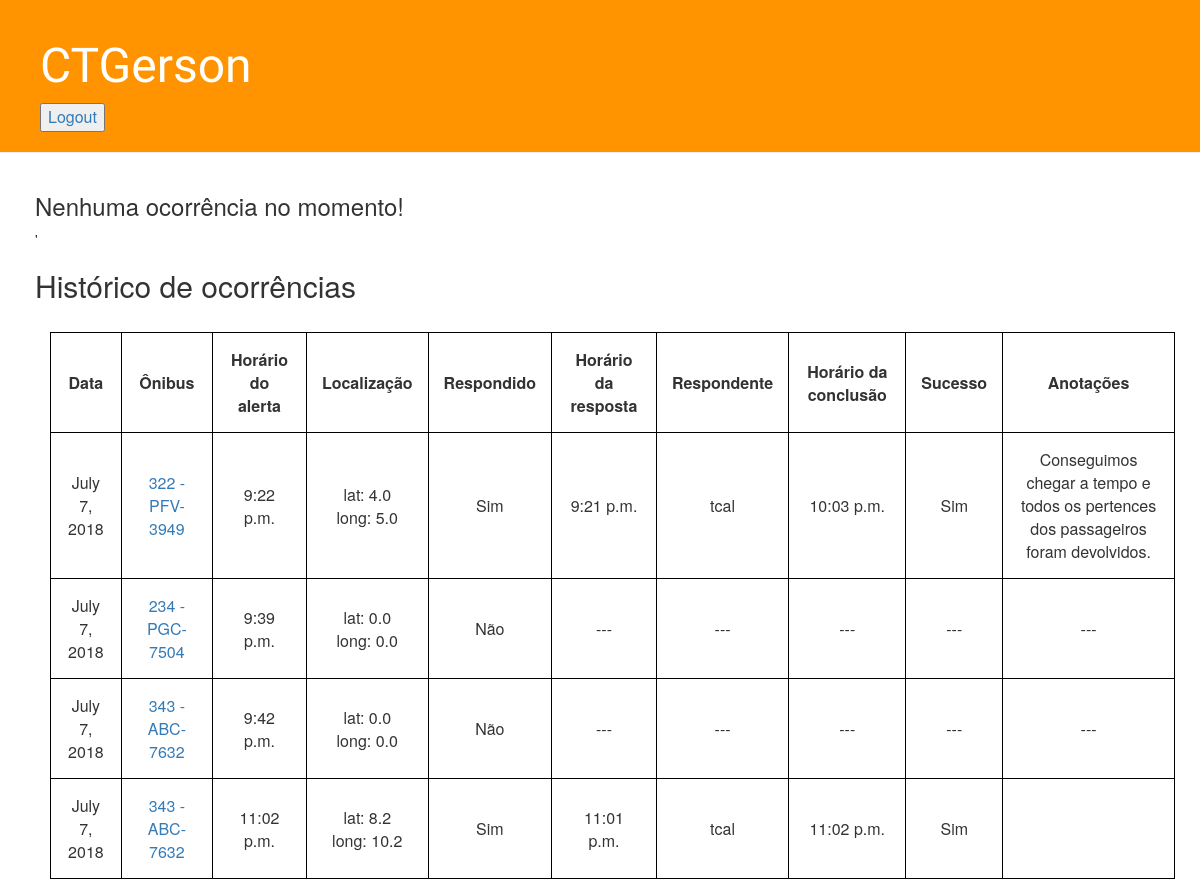
Page /lista_ocorrencias/ (signed in) on the earlier database version.
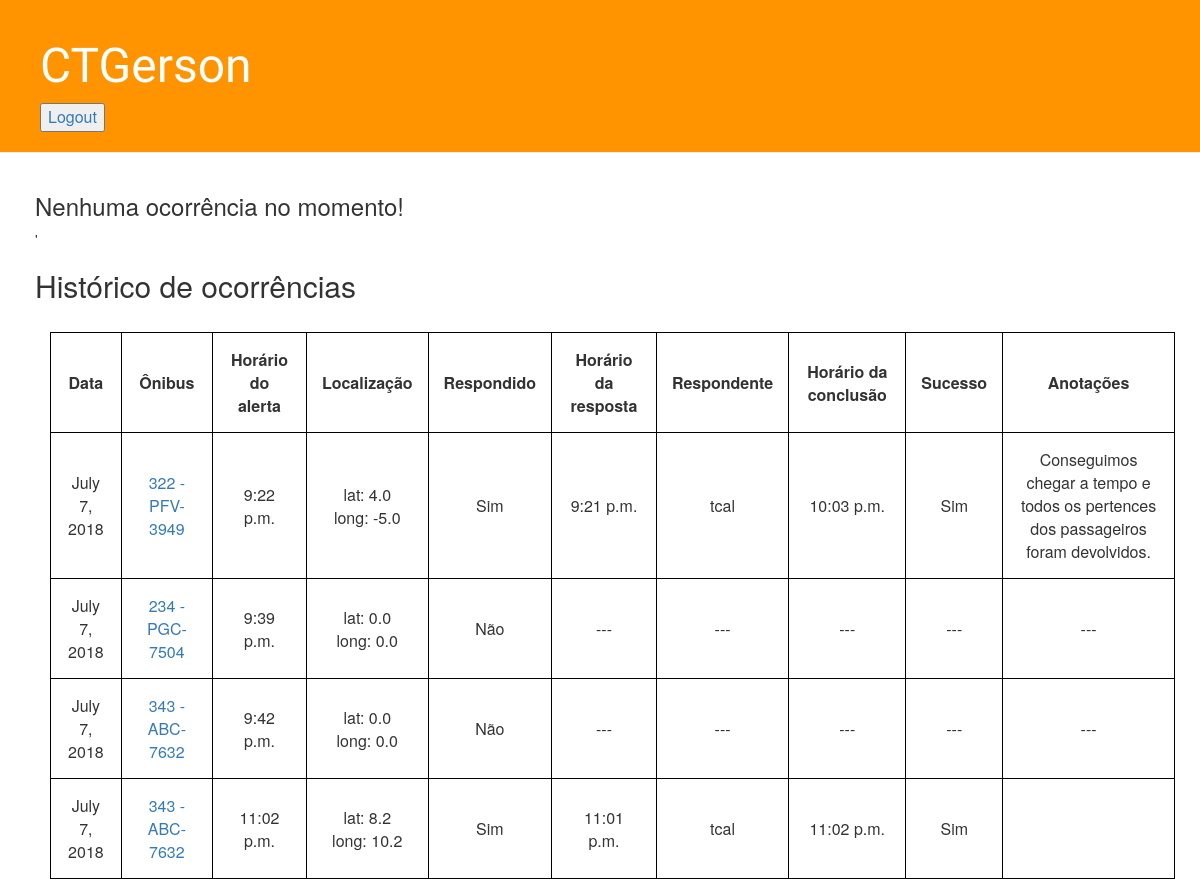
Same page on the later database version.
### CTGerson/models.py (models this page shows, shortened)
class Occurrence(models.Model):
    date = models.DateField(auto_now_add=True)
    bus = models.ForeignKey('CTGerson.Bus', on_delete=models.PROTECT)
    alert_time = models.TimeField(auto_now_add=True)
    latitude = models.FloatField(default=0.0)
    longitude = models.FloatField(default=0.0)
    responded = models.BooleanField(default=False)
    response_time = models.TimeField(default=timezone.localtime)
    responder = models.ForeignKey('auth.User', on_delete=models.PROTECT, default=3)
    finish_time = models.TimeField(default=timezone.localtime)
    successfull = models.BooleanField(default=False)
    notes = models.TextField(blank=True)

class Bus(models.Model):
    plate = models.CharField(max_length=8)
    line_number = models.CharField(max_length=5)
    company = models.CharField(max_length=100)
    class Meta:
        permissions = (("can_see_bus_list", "See bus list"),)

### CTGerson/views.py (the view)
# urls.py: path('lista_ocorrencias/', views.occurrences_list, name='occurrences_list'),
@login_required
def occurrences_list(request):
    admin = request.user.groups.filter(name='Administrators').exists()
    occurrences = Occurrence.objects.all()
    return render(request, 'occurrences_list.html', {'admin': admin, 'occurrences': occurrences})

### CTGerson/templates/occurrences_list.html
{% extends 'base2.html' %}
{% block content %}
    <div class="page-title">
        <h2>Histórico de ocorrências</h2>
        <br />
    </div>
    <div class="page-content">
        {% if occurrences %}
            <table>
                <tr>
                    <th>Data</th>
                    <th>Ônibus</th>
                    <th>Horário do alerta</th>
                    <th>Localização</th>
                    <th>Respondido</th>
                    <th>Horário da resposta</th>
                    <th>Respondente</th>
                    <th>Horário da conclusão</th>
                    <th>Sucesso</th>
                    <th>Anotações</th>
                </tr>
                {% for occurrence in occurrences %}
                    <tr>
                        <td>{{ occurrence.date }}</td>
                        <td><a href="{% url 'bus_detail' pk=occurrence.bus.pk %}">{{ occurrence.bus.line_number }} - {{ occurrence.bus.plate }}</a></td>
                        <td>{{ occurrence.alert_time }}</td>
                        <td>lat: {{ occurrence.latitude }} <br />long: {{ occurrence.longitude }}</td>
                        {% if occurrence.responded %}
                                <td>Sim</td>
                            {% else %}
                                <td>Não</td>
                            {% endif %}
                        {% if occurrence.responded %}
                            <td>{{ occurrence.response_time }}</td>
                            <td>{{ occurrence.responder.username }}</td>
                            <td>{{ occurrence.finish_time }}</td>
                            {% if occurrence.successfull %}
                                <td>Sim</td>
                            {% else %}
                                <td>Não</td>
                            {% endif %}
                            <td>{{ occurrence.notes }}</td>
                        {% else %}
                            <td>---</td>
                            <td>---</td>
                            <td>---</td>
                            <td>---</td>
                            <td>---</td>
                        {% endif %}
                    </tr>
                {% endfor %}
            </table>
        {% else %}
            <p>Nenhuma ocorrência encontrada</p>
        {% endif %}
    </div>
{% endblock content %}

### CTGerson/templates/base2.html (shortened to what this page needs)
{% extends "base.html" %}
{% block alert %}
    {% if not admin %}
        <div id="alert">
            <h3>Nenhuma ocorrência no momento!</h3>'
            <br />
        </div>
    {% endif %}
{% endblock alert %}

### CTGerson/templates/base.html (shortened to what this page needs)
{% load staticfiles %}
<html>
    <head>
        <link rel="stylesheet" href="//maxcdn.bootstrapcdn.com/bootstrap/3.2.0/css/bootstrap.min.css">
        <link rel="stylesheet" href="//maxcdn.bootstrapcdn.com/bootstrap/3.2.0/css/bootstrap-theme.min.css">
        <link rel="stylesheet" href="{% static 'css/ctgerson.css' %}">
    </head>
    <body>
        <div class="page-header">
            <h1><a href="/">CTGerson</a></h1>
            <button><a href="http://127.0.0.1:8000/accounts/logout">Logout</a></button>
        </div>
        <div class="content container">
            {% block alert %}
            {% endblock alert %}
            {% block content %}
            {% endblock content %}
        </div>
    </body>
</html>

### CTGerson/static/css/CTGerson.css (style rules this page uses)
.page-header { background-color: #FF9400; margin-top: 0; padding: 20px 20px 20px 40px; }
.page-header h1, .page-header h1 a, .page-header h1 a:visited, .page-header h1 a:active { color: #FFFFFF; font-size: 36pt; text-decoration: none; }
.content { margin-left: 20px; }
h1 { font-family: 'Lobster', cursive; }
.page-content { margin-left: 15px; }
button { font-size: 12pt; }
table, th, td { border: 1px solid black; border-collapse: collapse; }
th, td { padding: 15px; text-align: center; }

Differences in the rows shown:
changed Occurrence "PFV-3949": longitude "5.0" → "-5.0"
